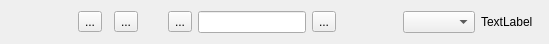
<?xml version="1.0" encoding="UTF-8"?>
<ui version="4.0">
 <class>PaginationWidget</class>
 <widget class="QWidget" name="PaginationWidget">
  <property name="geometry">
   <rect>
    <x>0</x>
    <y>0</y>
    <width>549</width>
    <height>40</height>
   </rect>
  </property>
  <property name="windowTitle">
   <string>Form</string>
  </property>
  <layout class="QHBoxLayout" name="horizontalLayout">
   <property name="leftMargin">
    <number>16</number>
   </property>
   <property name="rightMargin">
    <number>16</number>
   </property>
   <item>
    <spacer name="horizontalSpacer_3">
     <property name="orientation">
      <enum>Qt::Horizontal</enum>
     </property>
     <property name="sizeHint" stdset="0">
      <size>
       <width>40</width>
       <height>20</height>
      </size>
     </property>
    </spacer>
   </item>
   <item>
    <widget class="QToolButton" name="buttonPrev">
     <property name="text">
      <string>...</string>
     </property>
     <property name="icon">
      <iconset resource="../resources.qrc">
       <normaloff>:/Resources/left-arrow.svg</normaloff>:/Resources/left-arrow.svg</iconset>
     </property>
    </widget>
   </item>
   <item>
    <widget class="QWidget" name="pageButtonsWidget" native="true"/>
   </item>
   <item>
    <widget class="QToolButton" name="buttonNext">
     <property name="text">
      <string>...</string>
     </property>
     <property name="icon">
      <iconset resource="../resources.qrc">
       <normaloff>:/Resources/right-arrow.svg</normaloff>:/Resources/right-arrow.svg</iconset>
     </property>
    </widget>
   </item>
   <item>
    <spacer name="horizontalSpacer">
     <property name="orientation">
      <enum>Qt::Horizontal</enum>
     </property>
     <property name="sizeType">
      <enum>QSizePolicy::Fixed</enum>
     </property>
     <property name="sizeHint" stdset="0">
      <size>
       <width>24</width>
       <height>20</height>
      </size>
     </property>
    </spacer>
   </item>
   <item>
    <widget class="QToolButton" name="buttonJumpPrev">
     <property name="text">
      <string>...</string>
     </property>
     <property name="icon">
      <iconset resource="../resources.qrc">
       <normaloff>:/Resources/left-arrow.svg</normaloff>:/Resources/left-arrow.svg</iconset>
     </property>
    </widget>
   </item>
   <item>
    <widget class="QLineEdit" name="lineEditJumpTo">
     <property name="alignment">
      <set>Qt::AlignCenter</set>
     </property>
    </widget>
   </item>
   <item>
    <widget class="QToolButton" name="buttonJumpNext">
     <property name="text">
      <string>...</string>
     </property>
     <property name="icon">
      <iconset resource="../resources.qrc">
       <normaloff>:/Resources/right-arrow.svg</normaloff>:/Resources/right-arrow.svg</iconset>
     </property>
    </widget>
   </item>
   <item>
    <spacer name="horizontalSpacer_4">
     <property name="orientation">
      <enum>Qt::Horizontal</enum>
     </property>
     <property name="sizeHint" stdset="0">
      <size>
       <width>40</width>
       <height>20</height>
      </size>
     </property>
    </spacer>
   </item>
   <item>
    <widget class="QComboBox" name="comboBoxItemsPerPage"/>
   </item>
   <item>
    <widget class="QLabel" name="labelItemsPerPage">
     <property name="text">
      <string>TextLabel</string>
     </property>
    </widget>
   </item>
  </layout>
 </widget>
 <resources>
  <include location="../resources.qrc"/>
 </resources>
 <connections/>
</ui>
